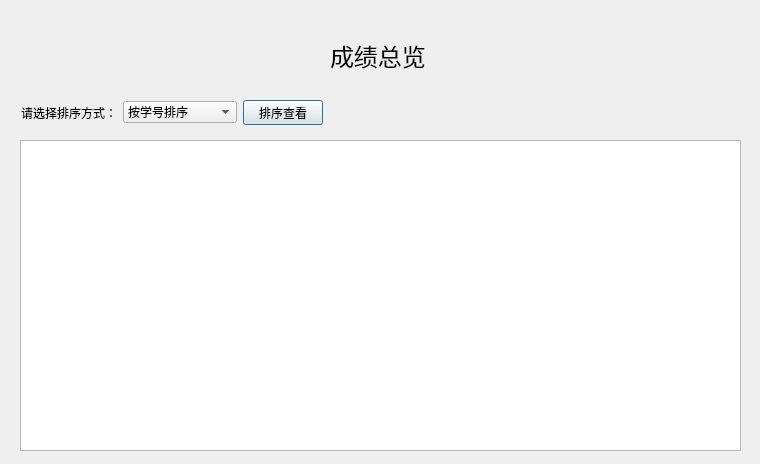
<?xml version="1.0" encoding="UTF-8"?>
<ui version="4.0">
 <class>tea_scoreimport</class>
 <widget class="QDialog" name="tea_scoreimport">
  <property name="geometry">
   <rect>
    <x>0</x>
    <y>0</y>
    <width>760</width>
    <height>464</height>
   </rect>
  </property>
  <property name="windowTitle">
   <string>学生选课和成绩管理系统</string>
  </property>
  <widget class="QLabel" name="label">
   <property name="geometry">
    <rect>
     <x>330</x>
     <y>40</y>
     <width>101</width>
     <height>31</height>
    </rect>
   </property>
   <property name="font">
    <font>
     <pointsize>18</pointsize>
    </font>
   </property>
   <property name="text">
    <string>成绩总览</string>
   </property>
  </widget>
  <widget class="QTableView" name="tableView">
   <property name="geometry">
    <rect>
     <x>20</x>
     <y>140</y>
     <width>721</width>
     <height>311</height>
    </rect>
   </property>
   <property name="sortingEnabled">
    <bool>true</bool>
   </property>
  </widget>
  <widget class="QWidget" name="layoutWidget">
   <property name="geometry">
    <rect>
     <x>21</x>
     <y>100</y>
     <width>711</width>
     <height>25</height>
    </rect>
   </property>
   <layout class="QHBoxLayout" name="horizontalLayout">
    <item>
     <widget class="QLabel" name="label_2">
      <property name="text">
       <string>请选择排序方式：</string>
      </property>
     </widget>
    </item>
    <item>
     <widget class="QComboBox" name="cbb_sortway">
      <property name="sizePolicy">
       <sizepolicy hsizetype="Preferred" vsizetype="Fixed">
        <horstretch>0</horstretch>
        <verstretch>0</verstretch>
       </sizepolicy>
      </property>
      <item>
       <property name="text">
        <string>按学号排序</string>
       </property>
      </item>
      <item>
       <property name="text">
        <string>按课程名称排序</string>
       </property>
      </item>
     </widget>
    </item>
    <item>
     <widget class="QPushButton" name="btn_dosort">
      <property name="text">
       <string>排序查看</string>
      </property>
     </widget>
    </item>
    <item>
     <spacer name="horizontalSpacer">
      <property name="orientation">
       <enum>Qt::Horizontal</enum>
      </property>
      <property name="sizeHint" stdset="0">
       <size>
        <width>40</width>
        <height>20</height>
       </size>
      </property>
     </spacer>
    </item>
   </layout>
  </widget>
 </widget>
 <resources/>
 <connections/>
</ui>
